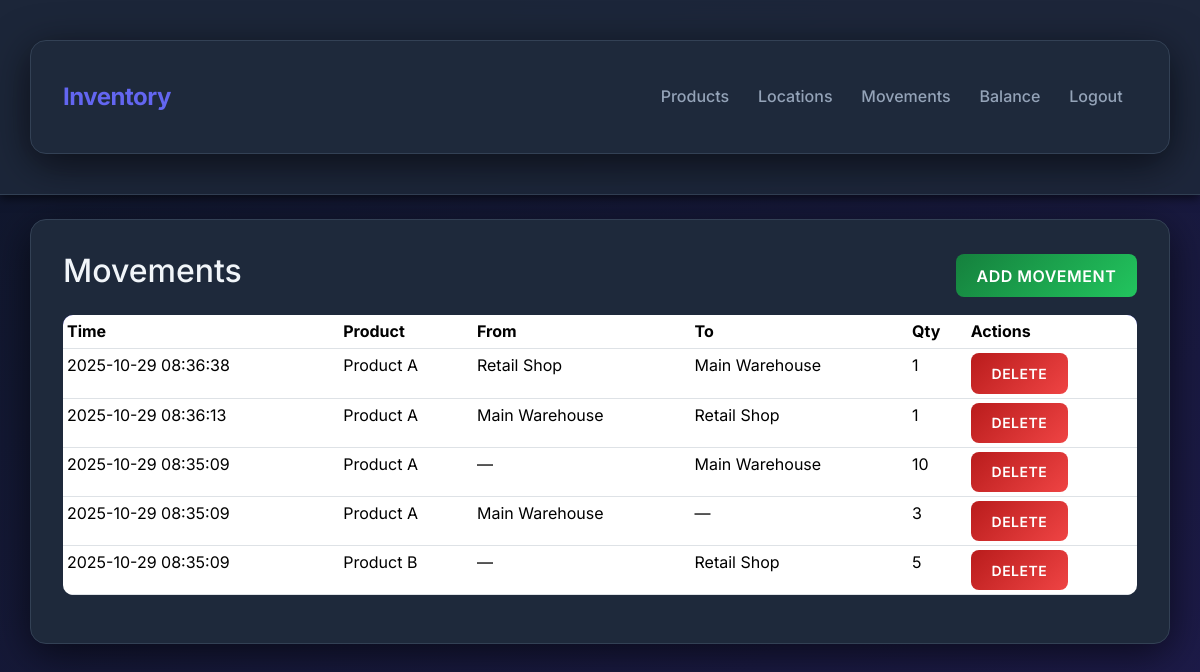
/movements (signed in), run on an earlier commit of the app's database.
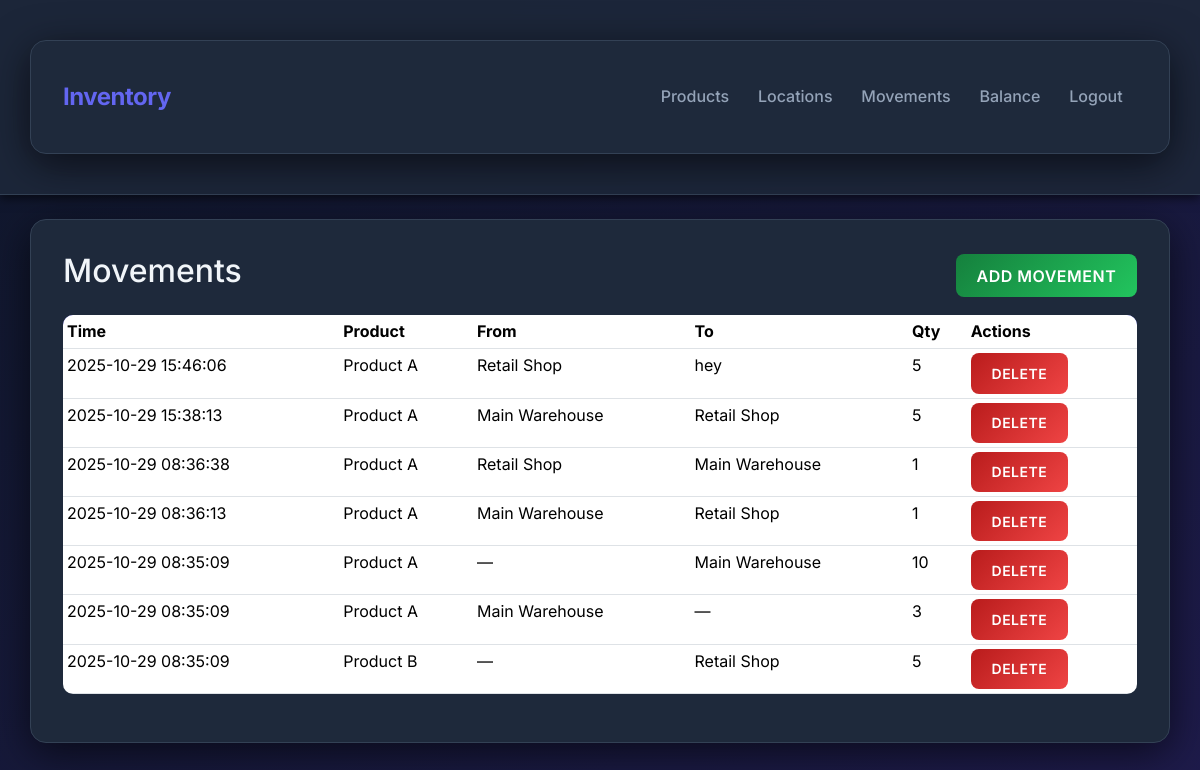
And on a later commit of the database.
### app/models.py (models this page shows, shortened)
class ProductMovement(db.Model):
    movement_id = db.Column(db.String(32), primary_key=True, default=gen_id)
    timestamp = db.Column(db.DateTime, default=datetime.utcnow, nullable=False)
    from_location = db.Column(db.String(32), db.ForeignKey('location.location_id'), nullable=True)
    to_location = db.Column(db.String(32), db.ForeignKey('location.location_id'), nullable=True)
    product_id = db.Column(db.String(32), db.ForeignKey('product.product_id'), nullable=False)
    qty = db.Column(db.Integer, nullable=False)
    product = db.relationship('Product', foreign_keys=[product_id])
    from_loc = db.relationship('Location', foreign_keys=[from_location])
    to_loc = db.relationship('Location', foreign_keys=[to_location])

class Product(db.Model):
    product_id = db.Column(db.String(32), primary_key=True, default=gen_id)
    name = db.Column(db.String(120), nullable=False, unique=True)
    description = db.Column(db.String(300))

class Location(db.Model):
    location_id = db.Column(db.String(32), primary_key=True, default=gen_id)
    name = db.Column(db.String(120), nullable=False, unique=True)
    description = db.Column(db.String(300))

### app/routes.py (the view)
@main_bp.route('/movements')
@login_required
def movement_list():
    moves = ProductMovement.query.order_by(ProductMovement.timestamp.desc()).all()
    return render_template('movements/list.html', moves=moves)

### app/__init__.py (called while the page is built)
def create_app():
    app = Flask(__name__)
    app.config['SQLALCHEMY_DATABASE_URI'] = 'sqlite:///inventory.db'
    app.config['SECRET_KEY'] = 'supersecretkey'  # change this in production!
    db.init_app(app)
    migrate.init_app(app, db)
    login_manager.init_app(app)
    from .models import User
    @login_manager.user_loader
    def load_user(user_id):
        return User.query.get(int(user_id))
    from .routes import main_bp
    app.register_blueprint(main_bp)
    return app

### app/templates/movements/list.html
{% extends 'base.html' %}
{% block content %}
<div class="d-flex justify-content-between align-items-center">
  <h2>Movements</h2>
  <a class="btn btn-success" href="{{ url_for('main.movement_add') }}">Add Movement</a>
</div>
<table class="table table-sm mt-3">
  <thead>
    <tr>
      <th>Time</th>
      <th>Product</th>
      <th>From</th>
      <th>To</th>
      <th>Qty</th>
      <th>Actions</th>
    </tr>
  </thead>
  <tbody>
    {% for m in moves %}
      <tr>
        <td>{{ m.timestamp.strftime('%Y-%m-%d %H:%M:%S') }}</td>
        <td>{{ m.product.name if m.product else m.product_id }}</td>
        <td>{{ m.from_loc.name if m.from_loc else '—' }}</td>
        <td>{{ m.to_loc.name if m.to_loc else '—' }}</td>
        <td>{{ m.qty }}</td>
        <td>
          <form method="post" action="{{ url_for('main.movement_delete', movement_id=m.movement_id) }}" style="display:inline;" onsubmit="return confirm('Delete this movement?');">
            <button class="btn btn-sm btn-danger">Delete</button>
          </form>
        </td>
      </tr>
    {% else %}
      <tr><td colspan="6">No movements</td></tr>
    {% endfor %}
  </tbody>
</table>
{% endblock %}

### app/templates/base.html (shortened to what this page needs)
<!doctype html>
<html lang="en">
<head>
  <link href="https://cdn.jsdelivr.net/npm/bootstrap@5.3.2/dist/css/bootstrap.min.css" rel="stylesheet">
  <link rel="stylesheet" href="{{ url_for('static', filename='css/style.css') }}">
</head>
<body>
  <nav class="navbar navbar-expand-lg navbar-dark bg-dark">
    <div class="container">
      <a class="navbar-brand" href="{{ url_for('main.index') }}">Inventory</a>
      <ul class="navbar-nav ms-auto">
        {% if current_user.is_authenticated %}
          <li class="nav-item"><a class="nav-link" href="{{ url_for('main.product_list') }}">Products</a></li>
          <li class="nav-item"><a class="nav-link" href="{{ url_for('main.location_list') }}">Locations</a></li>
          <li class="nav-item"><a class="nav-link" href="{{ url_for('main.movement_list') }}">Movements</a></li>
          <li class="nav-item"><a class="nav-link" href="{{ url_for('main.balance') }}">Balance</a></li>
          <li class="nav-item"><a class="nav-link" href="{{ url_for('main.logout') }}">Logout</a></li>
        {% else %}
          <li class="nav-item"><a class="nav-link" href="{{ url_for('main.login') }}">Login</a></li>
          <li class="nav-item"><a class="nav-link" href="{{ url_for('main.register') }}">Register</a></li>
        {% endif %}
      </ul>
    </div>
  </nav>
  <div class="container mt-4">
    {% block content %}{% endblock %}
  </div>
</body>
</html>

### app/static/css/style.css (style rules this page uses)
:root { --primary: #6366f1; --primary-light: #818cf8; --primary-dark: #4338ca; --success: #22c55e; --danger: #ef4444; --warning: #eab308; --info: #3b82f6; --dark-bg: #0f172a; --dark-surface: #1e293b; --dark-lighter: #334155; --text: #f1f5f9; --text-muted: #94a3b8; --border: #334155; --shadow: rgba(0, 0, 0, 0.6); --glow: rgba(99, 102, 241, 0.3); }
* { margin: 0; padding: 0; box-sizing: border-box; }
body { font-family: 'Inter', system-ui, -apple-system, BlinkMacSystemFont, 'Segoe UI', Roboto, sans-serif; background: linear-gradient(145deg, #0f172a 0%, #1e1b4b 100%); color: var(--text); min-height: 100vh; line-height: 1.6; transition: background 0.3s ease, color 0.3s ease; }
.navbar { background: rgba(30, 41, 59, 0.9) !important; backdrop-filter: blur(10px); border-bottom: 1px solid var(--border); box-shadow: 0 3px 10px var(--shadow); transition: background 0.4s ease; }
.navbar-brand { font-weight: 700; color: var(--primary) !important; letter-spacing: -0.5px; font-size: 1.5rem; transition: color 0.3s ease; }
.nav-link { color: var(--text-muted) !important; font-weight: 500; margin: 0 0.4rem; border-radius: 8px; transition: color 0.3s, background 0.3s; }
.container { background: var(--dark-surface); border-radius: 16px; box-shadow: 0 10px 40px var(--shadow); padding: 2rem; margin-top: 2rem; margin-bottom: 2rem; animation: fadeInUp 0.5s ease; border: 1px solid var(--border); }
.btn { border-radius: 8px; padding: 0.6rem 1.3rem; font-weight: 600; text-transform: uppercase; border: none; letter-spacing: 0.5px; transition: all 0.3s ease; position: relative; overflow: hidden; }
.btn::before { content: ''; position: absolute; top: 50%; left: 50%; width: 0; height: 0; background: rgba(255, 255, 255, 0.15); border-radius: 50%; transform: translate(-50%, -50%); transition: width 0.6s, height 0.6s; }
.btn-danger { background: linear-gradient(135deg, #b91c1c, var(--danger)); color: white; }
.btn-success { background: linear-gradient(135deg, #15803d, var(--success)); color: white; }
.table { border-radius: 10px; overflow: hidden; background: var(--dark-lighter); color: var(--text); }
.table thead { background: linear-gradient(90deg, var(--primary-dark), var(--primary)); color: white; }

What changed in the data, as far as the page shows it:
added ProductMovement: timestamp "2025-10-29 15:46:06", product "Product A", from_loc "Retail Shop", to_loc "hey", qty "5"
added ProductMovement: timestamp "2025-10-29 15:38:13", product "Product A", from_loc "Main Warehouse", to_loc "Retail Shop", qty "5"
